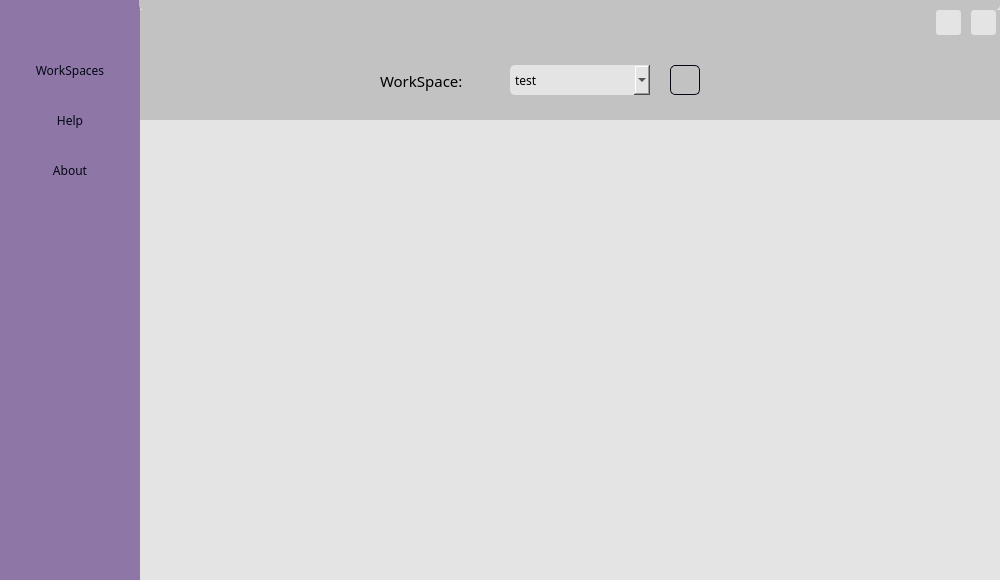
<?xml version="1.0" encoding="UTF-8"?>
<ui version="4.0">
 <class>MainWindow</class>
 <widget class="QMainWindow" name="MainWindow">
  <property name="geometry">
   <rect>
    <x>0</x>
    <y>0</y>
    <width>1000</width>
    <height>580</height>
   </rect>
  </property>
  <property name="windowTitle">
   <string>MainWindow</string>
  </property>
  <property name="styleSheet">
   <string notr="true">background-color: #E4E4E4; border-radius: 5px;</string>
  </property>
  <widget class="QWidget" name="centralwidget">
   <widget class="QFrame" name="sidebar">
    <property name="geometry">
     <rect>
      <x>0</x>
      <y>0</y>
      <width>140</width>
      <height>580</height>
     </rect>
    </property>
    <property name="styleSheet">
     <string notr="true">background-color: rgba(120, 91, 151, 0.8);  border-radius: 0px;</string>
    </property>
    <property name="frameShape">
     <enum>QFrame::StyledPanel</enum>
    </property>
    <property name="frameShadow">
     <enum>QFrame::Raised</enum>
    </property>
    <widget class="QPushButton" name="btn_workspace">
     <property name="geometry">
      <rect>
       <x>0</x>
       <y>50</y>
       <width>140</width>
       <height>40</height>
      </rect>
     </property>
     <property name="font">
      <font>
       <family>Sans Serif</family>
       <pointsize>9</pointsize>
      </font>
     </property>
     <property name="cursor">
      <cursorShape>PointingHandCursor</cursorShape>
     </property>
     <property name="styleSheet">
      <string notr="true">QPushButton{
	background: none;
	color: #030613;
	border-radius: 0px;
}
QPushButton:hover{
	background-color: rgba(120, 91, 151, 0.9);
}</string>
     </property>
     <property name="text">
      <string>WorkSpaces</string>
     </property>
    </widget>
    <widget class="QPushButton" name="btn_help">
     <property name="geometry">
      <rect>
       <x>0</x>
       <y>100</y>
       <width>140</width>
       <height>40</height>
      </rect>
     </property>
     <property name="font">
      <font>
       <family>Sans Serif</family>
       <pointsize>9</pointsize>
      </font>
     </property>
     <property name="cursor">
      <cursorShape>PointingHandCursor</cursorShape>
     </property>
     <property name="styleSheet">
      <string notr="true">QPushButton{
	background: none;
	color: #030613;
	border-radius: 0px;
}
QPushButton:hover{
	background-color: rgba(120, 91, 151, 0.9);
}</string>
     </property>
     <property name="text">
      <string>Help</string>
     </property>
    </widget>
    <widget class="QPushButton" name="btn_about">
     <property name="geometry">
      <rect>
       <x>0</x>
       <y>150</y>
       <width>140</width>
       <height>40</height>
      </rect>
     </property>
     <property name="font">
      <font>
       <family>Sans Serif</family>
       <pointsize>9</pointsize>
      </font>
     </property>
     <property name="cursor">
      <cursorShape>PointingHandCursor</cursorShape>
     </property>
     <property name="styleSheet">
      <string notr="true">QPushButton{
	background: none;
	color: #030613;
	border-radius: 0px;
}
QPushButton:hover{
	background-color: rgba(120, 91, 151, 0.9);
}</string>
     </property>
     <property name="text">
      <string>About</string>
     </property>
    </widget>
    <widget class="QLabel" name="sidebar_photo">
     <property name="geometry">
      <rect>
       <x>10</x>
       <y>390</y>
       <width>120</width>
       <height>120</height>
      </rect>
     </property>
     <property name="styleSheet">
      <string notr="true">background: none;</string>
     </property>
     <property name="text">
      <string/>
     </property>
     <property name="pixmap">
      <pixmap>../../../.designer/img/tasks.png</pixmap>
     </property>
     <property name="scaledContents">
      <bool>true</bool>
     </property>
    </widget>
   </widget>
   <widget class="QPushButton" name="btn_close">
    <property name="geometry">
     <rect>
      <x>971</x>
      <y>10</y>
      <width>25</width>
      <height>25</height>
     </rect>
    </property>
    <property name="cursor">
     <cursorShape>PointingHandCursor</cursorShape>
    </property>
    <property name="styleSheet">
     <string notr="true">QPushButton{
background-color: #E4E4E4;
border-radius: 3px;
}
QPushButton:hover{
background-color: #d6d6d6;
}</string>
    </property>
    <property name="text">
     <string/>
    </property>
    <property name="icon">
     <iconset>
      <normaloff>../img/close.png</normaloff>../img/close.png</iconset>
    </property>
    <property name="iconSize">
     <size>
      <width>20</width>
      <height>20</height>
     </size>
    </property>
   </widget>
   <widget class="QPushButton" name="btn_minimize">
    <property name="geometry">
     <rect>
      <x>936</x>
      <y>10</y>
      <width>25</width>
      <height>25</height>
     </rect>
    </property>
    <property name="cursor">
     <cursorShape>PointingHandCursor</cursorShape>
    </property>
    <property name="styleSheet">
     <string notr="true">QPushButton{
background-color: #E4E4E4;
border-radius: 3px;
}
QPushButton:hover{
background-color: #d6d6d6;
}</string>
    </property>
    <property name="text">
     <string/>
    </property>
    <property name="icon">
     <iconset>
      <normaloff>../../../.designer/img/minimize.png</normaloff>../../../.designer/img/minimize.png</iconset>
    </property>
    <property name="iconSize">
     <size>
      <width>20</width>
      <height>20</height>
     </size>
    </property>
   </widget>
   <widget class="QStackedWidget" name="pages">
    <property name="geometry">
     <rect>
      <x>140</x>
      <y>10</y>
      <width>860</width>
      <height>570</height>
     </rect>
    </property>
    <property name="currentIndex">
     <number>0</number>
    </property>
    <widget class="QWidget" name="page_workspace">
     <widget class="QFrame" name="frame">
      <property name="geometry">
       <rect>
        <x>0</x>
        <y>0</y>
        <width>860</width>
        <height>110</height>
       </rect>
      </property>
      <property name="styleSheet">
       <string notr="true">background-color: #C2C2C2; border-radius: 0px;</string>
      </property>
      <property name="frameShape">
       <enum>QFrame::StyledPanel</enum>
      </property>
      <property name="frameShadow">
       <enum>QFrame::Raised</enum>
      </property>
      <widget class="QLabel" name="label_12">
       <property name="geometry">
        <rect>
         <x>240</x>
         <y>60</y>
         <width>101</width>
         <height>21</height>
        </rect>
       </property>
       <property name="font">
        <font>
         <family>Sans Serif</family>
         <pointsize>11</pointsize>
        </font>
       </property>
       <property name="styleSheet">
        <string notr="true">background: none;</string>
       </property>
       <property name="text">
        <string>WorkSpace:</string>
       </property>
      </widget>
      <widget class="QComboBox" name="select_workspace">
       <property name="geometry">
        <rect>
         <x>370</x>
         <y>55</y>
         <width>140</width>
         <height>30</height>
        </rect>
       </property>
       <property name="font">
        <font>
         <family>Sans Serif</family>
        </font>
       </property>
       <property name="styleSheet">
        <string notr="true">background-color: #E4E4E4;border-radius: 5px;</string>
       </property>
       <item>
        <property name="text">
         <string>test</string>
        </property>
       </item>
      </widget>
      <widget class="QPushButton" name="btn_addworkspace">
       <property name="geometry">
        <rect>
         <x>530</x>
         <y>55</y>
         <width>30</width>
         <height>30</height>
        </rect>
       </property>
       <property name="font">
        <font>
         <family>Sans Serif</family>
         <pointsize>9</pointsize>
        </font>
       </property>
       <property name="cursor">
        <cursorShape>PointingHandCursor</cursorShape>
       </property>
       <property name="styleSheet">
        <string notr="true">border: 1px solid #030613; border-radius: 5px;</string>
       </property>
       <property name="text">
        <string/>
       </property>
       <property name="icon">
        <iconset>
         <normaloff>../../../.designer/img/plus.png</normaloff>../../../.designer/img/plus.png</iconset>
       </property>
       <property name="iconSize">
        <size>
         <width>25</width>
         <height>25</height>
        </size>
       </property>
      </widget>
     </widget>
     <widget class="QFrame" name="frame_2">
      <property name="geometry">
       <rect>
        <x>0</x>
        <y>110</y>
        <width>860</width>
        <height>460</height>
       </rect>
      </property>
      <property name="frameShape">
       <enum>QFrame::StyledPanel</enum>
      </property>
      <property name="frameShadow">
       <enum>QFrame::Raised</enum>
      </property>
     </widget>
    </widget>
    <widget class="QWidget" name="page_help">
     <widget class="QLabel" name="label">
      <property name="geometry">
       <rect>
        <x>40</x>
        <y>95</y>
        <width>400</width>
        <height>61</height>
       </rect>
      </property>
      <property name="font">
       <font>
        <family>Sans Serif</family>
        <pointsize>9</pointsize>
       </font>
      </property>
      <property name="styleSheet">
       <string notr="true">color: #030613;</string>
      </property>
      <property name="text">
       <string>Create your own workspace , mange your activities and do them in the best way and time.</string>
      </property>
      <property name="wordWrap">
       <bool>true</bool>
      </property>
     </widget>
     <widget class="QLabel" name="label_2">
      <property name="geometry">
       <rect>
        <x>40</x>
        <y>150</y>
        <width>400</width>
        <height>90</height>
       </rect>
      </property>
      <property name="font">
       <font>
        <family>Sans Serif</family>
        <pointsize>15</pointsize>
        <weight>75</weight>
        <bold>true</bold>
       </font>
      </property>
      <property name="styleSheet">
       <string notr="true">color: #030613;</string>
      </property>
      <property name="text">
       <string>How to work with this app</string>
      </property>
     </widget>
     <widget class="QLabel" name="label_3">
      <property name="geometry">
       <rect>
        <x>40</x>
        <y>220</y>
        <width>400</width>
        <height>41</height>
       </rect>
      </property>
      <property name="font">
       <font>
        <family>Sans Serif</family>
        <pointsize>9</pointsize>
       </font>
      </property>
      <property name="toolTip">
       <string>&lt;html&gt;&lt;head/&gt;&lt;body&gt;&lt;p&gt;&lt;br/&gt;&lt;/p&gt;&lt;/body&gt;&lt;/html&gt;</string>
      </property>
      <property name="styleSheet">
       <string notr="true">color: #030613;</string>
      </property>
      <property name="text">
       <string>You can create many workspaces in &quot;WorkSpace&quot; part. Also, you can have many Boards in each workspace for different topickes.</string>
      </property>
      <property name="wordWrap">
       <bool>true</bool>
      </property>
     </widget>
     <widget class="QLabel" name="label_4">
      <property name="geometry">
       <rect>
        <x>40</x>
        <y>310</y>
        <width>400</width>
        <height>71</height>
       </rect>
      </property>
      <property name="font">
       <font>
        <family>Sans Serif</family>
        <pointsize>9</pointsize>
       </font>
      </property>
      <property name="toolTip">
       <string>&lt;html&gt;&lt;head/&gt;&lt;body&gt;&lt;p&gt;&lt;br/&gt;&lt;/p&gt;&lt;/body&gt;&lt;/html&gt;</string>
      </property>
      <property name="styleSheet">
       <string notr="true">color: #030613;</string>
      </property>
      <property name="text">
       <string>Ask your questions and report problems about this app using below link.</string>
      </property>
      <property name="wordWrap">
       <bool>true</bool>
      </property>
     </widget>
     <widget class="QPushButton" name="btn_email">
      <property name="geometry">
       <rect>
        <x>40</x>
        <y>390</y>
        <width>120</width>
        <height>40</height>
       </rect>
      </property>
      <property name="font">
       <font>
        <family>Sans Serif</family>
        <pointsize>9</pointsize>
       </font>
      </property>
      <property name="cursor">
       <cursorShape>PointingHandCursor</cursorShape>
      </property>
      <property name="styleSheet">
       <string notr="true">background-color: #D55FAA; color: #030613;</string>
      </property>
      <property name="text">
       <string>Email</string>
      </property>
     </widget>
     <widget class="QLabel" name="label_5">
      <property name="geometry">
       <rect>
        <x>40</x>
        <y>290</y>
        <width>400</width>
        <height>31</height>
       </rect>
      </property>
      <property name="font">
       <font>
        <family>Sans Serif</family>
        <pointsize>15</pointsize>
        <weight>75</weight>
        <bold>true</bold>
       </font>
      </property>
      <property name="styleSheet">
       <string notr="true">color: #030613;</string>
      </property>
      <property name="text">
       <string>Report problem</string>
      </property>
     </widget>
     <widget class="QLabel" name="label_6">
      <property name="geometry">
       <rect>
        <x>450</x>
        <y>80</y>
        <width>380</width>
        <height>380</height>
       </rect>
      </property>
      <property name="styleSheet">
       <string notr="true"/>
      </property>
      <property name="text">
       <string/>
      </property>
      <property name="pixmap">
       <pixmap>../../../.designer/img/help.png</pixmap>
      </property>
      <property name="scaledContents">
       <bool>true</bool>
      </property>
     </widget>
    </widget>
    <widget class="QWidget" name="page_about">
     <widget class="QLabel" name="label_7">
      <property name="geometry">
       <rect>
        <x>410</x>
        <y>90</y>
        <width>440</width>
        <height>360</height>
       </rect>
      </property>
      <property name="text">
       <string/>
      </property>
      <property name="pixmap">
       <pixmap>../../../.designer/img/todo.png</pixmap>
      </property>
      <property name="scaledContents">
       <bool>true</bool>
      </property>
     </widget>
     <widget class="QLabel" name="label_8">
      <property name="geometry">
       <rect>
        <x>30</x>
        <y>125</y>
        <width>361</width>
        <height>61</height>
       </rect>
      </property>
      <property name="font">
       <font>
        <family>Sans Serif</family>
        <pointsize>15</pointsize>
        <weight>75</weight>
        <bold>true</bold>
       </font>
      </property>
      <property name="styleSheet">
       <string notr="true">color: #030613;</string>
      </property>
      <property name="text">
       <string>About App</string>
      </property>
     </widget>
     <widget class="QLabel" name="label_9">
      <property name="geometry">
       <rect>
        <x>30</x>
        <y>175</y>
        <width>361</width>
        <height>41</height>
       </rect>
      </property>
      <property name="font">
       <font>
        <family>Sans Serif</family>
        <pointsize>9</pointsize>
       </font>
      </property>
      <property name="toolTip">
       <string>&lt;html&gt;&lt;head/&gt;&lt;body&gt;&lt;p&gt;You can create many workspaces in &amp;quot;WorkSpace&amp;quot; part. Also, you can have many Boards in each workspace for different topickes.&lt;/p&gt;&lt;/body&gt;&lt;/html&gt;</string>
      </property>
      <property name="styleSheet">
       <string notr="true">color: #030613;</string>
      </property>
      <property name="text">
       <string>This app help you manage your activities as well as posible</string>
      </property>
      <property name="wordWrap">
       <bool>true</bool>
      </property>
     </widget>
     <widget class="QLabel" name="label_10">
      <property name="geometry">
       <rect>
        <x>30</x>
        <y>240</y>
        <width>361</width>
        <height>61</height>
       </rect>
      </property>
      <property name="font">
       <font>
        <family>Sans Serif</family>
        <pointsize>15</pointsize>
        <weight>75</weight>
        <bold>true</bold>
       </font>
      </property>
      <property name="styleSheet">
       <string notr="true">color: #030613;</string>
      </property>
      <property name="text">
       <string>About Creater</string>
      </property>
     </widget>
     <widget class="QLabel" name="label_11">
      <property name="geometry">
       <rect>
        <x>30</x>
        <y>290</y>
        <width>361</width>
        <height>41</height>
       </rect>
      </property>
      <property name="font">
       <font>
        <family>Sans Serif</family>
        <pointsize>9</pointsize>
       </font>
      </property>
      <property name="toolTip">
       <string>&lt;html&gt;&lt;head/&gt;&lt;body&gt;&lt;p&gt;You can create many workspaces in &amp;quot;WorkSpace&amp;quot; part. Also, you can have many Boards in each workspace for different topickes.&lt;/p&gt;&lt;/body&gt;&lt;/html&gt;</string>
      </property>
      <property name="styleSheet">
       <string notr="true">color: #030613;</string>
      </property>
      <property name="text">
       <string>A teenager who is intrested in programming.
You can support him using below links.</string>
      </property>
      <property name="wordWrap">
       <bool>true</bool>
      </property>
     </widget>
     <widget class="QPushButton" name="btn_github">
      <property name="geometry">
       <rect>
        <x>30</x>
        <y>350</y>
        <width>120</width>
        <height>40</height>
       </rect>
      </property>
      <property name="font">
       <font>
        <family>Sans Serif</family>
        <pointsize>9</pointsize>
       </font>
      </property>
      <property name="cursor">
       <cursorShape>PointingHandCursor</cursorShape>
      </property>
      <property name="styleSheet">
       <string notr="true">background-color: #D55FAA; color: #030613;</string>
      </property>
      <property name="text">
       <string>GitHub</string>
      </property>
     </widget>
     <widget class="QPushButton" name="btn_socialmedia">
      <property name="geometry">
       <rect>
        <x>180</x>
        <y>350</y>
        <width>120</width>
        <height>40</height>
       </rect>
      </property>
      <property name="font">
       <font>
        <family>Sans Serif</family>
        <pointsize>9</pointsize>
       </font>
      </property>
      <property name="cursor">
       <cursorShape>PointingHandCursor</cursorShape>
      </property>
      <property name="styleSheet">
       <string notr="true">background-color: #D55FAA; color: #030613;</string>
      </property>
      <property name="text">
       <string>Social Media</string>
      </property>
     </widget>
    </widget>
   </widget>
   <widget class="QFrame" name="frame_3">
    <property name="geometry">
     <rect>
      <x>139</x>
      <y>-6</y>
      <width>861</width>
      <height>16</height>
     </rect>
    </property>
    <property name="styleSheet">
     <string notr="true">background-color: #C2C2C2;</string>
    </property>
    <property name="frameShape">
     <enum>QFrame::StyledPanel</enum>
    </property>
    <property name="frameShadow">
     <enum>QFrame::Raised</enum>
    </property>
   </widget>
   <zorder>sidebar</zorder>
   <zorder>pages</zorder>
   <zorder>btn_minimize</zorder>
   <zorder>btn_close</zorder>
   <zorder>frame_3</zorder>
  </widget>
 </widget>
 <resources/>
 <connections>
  <connection>
   <sender>btn_close</sender>
   <signal>clicked()</signal>
   <receiver>MainWindow</receiver>
   <slot>close()</slot>
   <hints>
    <hint type="sourcelabel">
     <x>982</x>
     <y>22</y>
    </hint>
    <hint type="destinationlabel">
     <x>499</x>
     <y>289</y>
    </hint>
   </hints>
  </connection>
  <connection>
   <sender>btn_minimize</sender>
   <signal>clicked()</signal>
   <receiver>MainWindow</receiver>
   <slot>showMinimized()</slot>
   <hints>
    <hint type="sourcelabel">
     <x>947</x>
     <y>22</y>
    </hint>
    <hint type="destinationlabel">
     <x>499</x>
     <y>289</y>
    </hint>
   </hints>
  </connection>
 </connections>
</ui>
